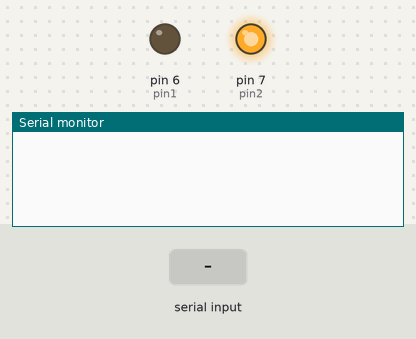
This sketch was run on a simulated Arduino Uno, built with avr-gcc and run on an emulated ATmega328P. Parts: output pins drawn as LEDs (lit = HIGH), the last lines printed to the serial monitor. Inputs (shaded band) come from the test bench.

Above: at 1.2 s.
1.3 s: "a" received over Serial
At 2.0 s:
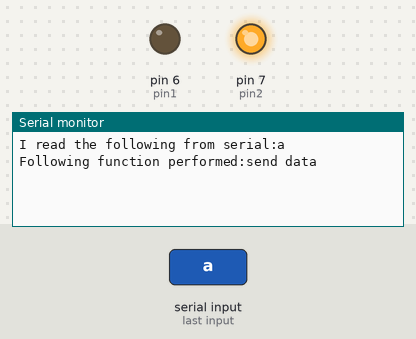
2.8 s: "b" received over Serial
At 3.2 s:
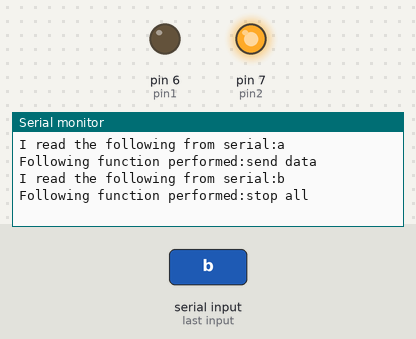
4.3 s: "c" received over Serial
At 5.5 s:
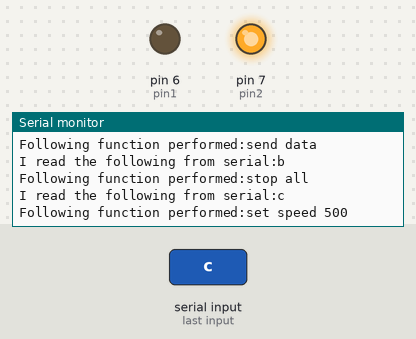

Measured:
- after the input at 1.3 s, the serial monitor: prints a new line at once (image 1)
- after the input at 2.8 s, the serial monitor: prints a new line at once (image 2)
- after the input at 4.3 s, the serial monitor: prints a new line at once (image 3)

The sketch:

erial_Back_and_forth_test_Test_Vakkarilla_Cruisella_uusi_Gui.ino
```cpp
#include <SPI.h>
#include "mcp_can.h"


const int SPI_CS_PIN = 9;
MCP_CAN CAN(SPI_CS_PIN);

int pin1 = 6;
int pin2 = 7;
char receivedChar = 0;
boolean newData = false;
boolean sendReq = false;
boolean speedCheckReq = false;

boolean plus = false;
boolean minus = false;

boolean volUp = false;
boolean volDown = false;

// HS2 music player vol +/-
unsigned char minusVol[8]={0xFE, 0xFF, 0xFF, 0xFF, 0x10, 0x0, 0x0, 0x0};
unsigned char minusVolEnd[8]={0xFE, 0xFF, 0xFF, 0xFF, 0x0, 0x0, 0x0, 0x0};

unsigned char plusVol[8]={0xFD, 0xFF, 0xFF, 0xFF, 0x10, 0x0, 0x0, 0x0};
unsigned char plusVolEnd[8]={0xFD, 0xFF, 0xFF, 0xFF, 0x0, 0x0, 0x0, 0x0};

// HS2 Cruise Control +/-
unsigned char cruiseOnOff[8]={0x0, 0x20, 0x0, 0x0, 0x80, 0x92, 0x0, 0x0};
unsigned char cruiseMinus[8]={0x0, 0x20, 0x0, 0x10, 0x0, 0x92, 0x0, 0x0};
unsigned char cruisePlus[8]={0x0, 0x20, 0x0, 0x8, 0x0, 0x92, 0x0, 0x0};


void setup() {
    Serial.begin(115200);
    pinMode(pin1, OUTPUT);
    pinMode(pin2, OUTPUT);

    digitalWrite(pin1,LOW); // LOW = HS CAN / HIGH = FT CAN
    digitalWrite(pin2,HIGH); // LOW = FT CAN / HIGH = HS CAN
}

void loop() {
  serialRead();
  showData();
  chechStatus();
  sendCanData();
  checkSpeed();
  sendToCan();
}

// Check whether the serial buffer has something
void serialRead(){
  if (Serial.available()>0){
    receivedChar = Serial.read();
    newData = true;
    }
  }

//Show the received serial data to the end user, for debugging
void showData(){
  if(newData == true){
    Serial.print("I read the following from serial:");
    Serial.println(receivedChar);
    Serial.print("Following function performed:");
    newData = false;
    }
  }

// Status to check what should we do
void chechStatus(){
  switch(receivedChar){
    case 'a':
    sendReq = true;
    Serial.println("send data");
    receivedChar = 0;
    break;

    case 'b':
    sendReq = false;
    Serial.println("stop all");
    receivedChar = 0;
    break;

    case 'c':
    CAN.begin(CAN_500KBPS);
    Serial.println("set speed 500");
    receivedChar = 0;
    break;

    case 'd':
    CAN.begin(CAN_125KBPS);
    Serial.println("set speed 125");
    receivedChar = 0;
    break;

    case 'e':
    speedCheckReq = true;
    receivedChar = 0;
    break;

    case 'f':
    plus=true;
    //Serial.println("Plus");
    receivedChar = 0;
    break;

    case 'g':
    minus=true;
    //Serial.println("Minus");
    receivedChar = 0;
    break;

    case 'h':
    volUp=true;
    //Serial.println("Minus");
    receivedChar = 0;
    break;

    case 'i':
    volDown=true;
    //Serial.println("Minus");
    receivedChar = 0;
    break;

    default:
    //Serial.println("Check your input");
    break;

    }
  }

// What we actually do when we know about the case
void sendCanData(){
  if (sendReq == true){
    unsigned char len = 0;
    unsigned char buf[8];

    if(CAN_MSGAVAIL == CAN.checkReceive()){            // check if data coming
        CAN.readMsgBuf(&len, buf);    // read data,  len: data length, buf: data buf
        unsigned long canId = CAN.getCanId();
        Serial.print(",");
        Serial.print(canId,HEX);
        Serial.print(",");

        for(int i = 0; i<len; i++)    // print the data
        {
            Serial.print(buf[i]); //Hexana lisää , HEX
            Serial.print(",");
        }
        Serial.println();
      }
    }
  }

void checkSpeed(){
  if (speedCheckReq == true){
    Serial.println("Starting to check the speed");

    // Test starts by setting the speed to 125 and checking if receive is ok, if not then next speed
    CAN.begin(CAN_125KBPS);
    delay(200);
    if(CAN_MSGAVAIL == CAN.checkReceive()){
      Serial.println("Tried 125KBPS, this migth be it, set speed to 125KBPS and test");
      }
    else{
      Serial.println("Tried 125KBPS, not it, I am changing to the next one");
      }

    // Test continues by setting the speed to 250 and checking if receive is ok, if not then next speed
    CAN.begin(CAN_250KBPS);
    delay(200);

        if(CAN_MSGAVAIL == CAN.checkReceive()){
      Serial.println("Tried 250KBPS, this migth be it, set speed to 250KBPS and test");
      }
    else{
      Serial.println("Tried 250KBPS, not it, I am changing to the next one");
      }

    // Test continues by setting the speed to 500 and checking if receive is ok, if not then next speed
    CAN.begin(CAN_500KBPS);
    delay(200);

        if(CAN_MSGAVAIL == CAN.checkReceive()){
      Serial.println("Tried 500KBPS, this migth be it, set speed to 500KBPS and test");
      }
    else{
      Serial.println("Tried 500KBPS, not it, I am changing to the next one");
      }

    }
    speedCheckReq = false;
  }

//unsigned char stmp[8]={254, 0, 0, 0, 10, 0, 0, 0};
//unsigned char stmp2[8]={0xFD, 0x0, 0x0, 0x0, 0x10, 0x0, 0x0, 0x0};

void sendToCan(){
  if (plus == true){
    Serial.println("Cruise / Plussataan");
    CAN.sendMsgBuf(0x83, 0, 8, cruisePlus);
//    delay(100);
//    CAN.sendMsgBuf(0x83, 0, 8, cruisePlus);
//    delay(10);

    //CAN.sendMsgBuf(0x2a1, 0, 8, plusVolEnd);
    }
   else if (minus == true){
    Serial.println("Cruise / Miinusta");
    CAN.sendMsgBuf(0x83, 0, 8, cruiseMinus);
    //CAN.sendMsgBuf(0x2a1, 0, 8, minusVolEnd);
    }

    else if (volDown == true){
    Serial.println("Radio / Miinusta");
    CAN.sendMsgBuf(0x2a1, 0, 8, minusVol);
    CAN.sendMsgBuf(0x2a1, 0, 8, minusVolEnd);
    }

    else if (volUp == true){
    Serial.println("Radio / plussaa");
    CAN.sendMsgBuf(0x2a1, 0, 8, plusVol);
    CAN.sendMsgBuf(0x2a1, 0, 8, plusVolEnd);
    }
  volUp=false;
  volDown=false;
  plus=false;
  minus=false;
  }
```
